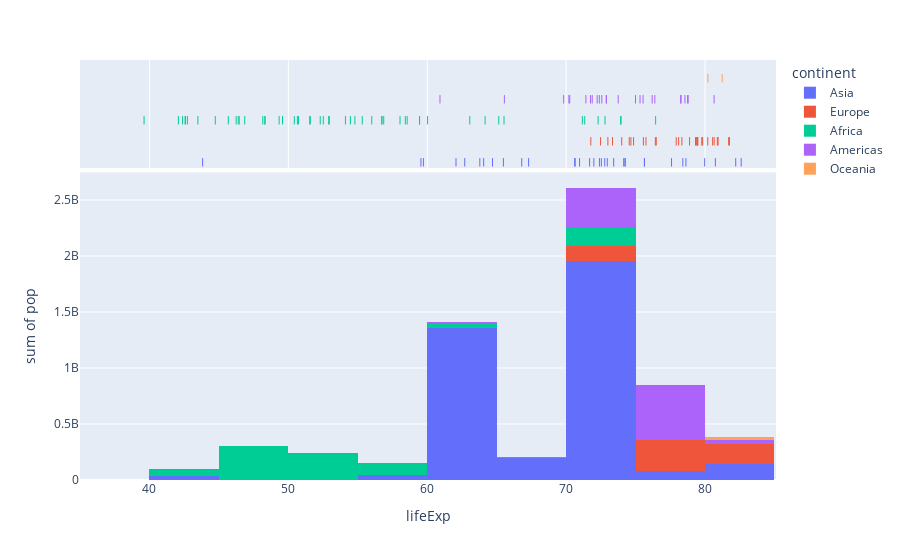

Source (notebook cell):
### Code cell
px.histogram(df, x="lifeExp", 
             y="pop",
             hover_name="country",
             color= "continent",
             marginal="rug"
            )

### Figure 1 — Plotly figure (JSON) as saved in the notebook; plotly's stock layout.template omitted (floating-point values rounded to 4 significant figures)
{"data": [{"bingroup": "x", "histfunc": "sum", "hovertemplate": "continent=Asia<br>lifeExp=%{x}<br>sum of pop=%{y}<extra></extra>", "legendgroup": "Asia", "marker": {"color": "#636efa", "pattern": {"shape": ""}}, "name": "Asia", "orientation": "v", "showlegend": true, "type": "histogram", "x": [43.83, 75.64, 64.06, 59.72, 72.96, 82.21, 64.7, 70.65, 70.96, 59.55, 80.75, 82.6, 72.53, 67.3, 78.62, 77.59, 71.99, 74.24, 66.8, 62.07, 63.78, 75.64, 65.48, 71.69, 72.78, 79.97, 72.4, 74.14, 78.4, 70.62, 74.25, 73.42, 62.7], "xaxis": "x", "y": [31889923, 708573, 150448339, 14131858, 1318683096, 6980412, 1110396331, 223547000, 69453570, 27499638, 6426679, 127467972, 6053193, 23301725, 49044790, 2505559, 3921278, 24821286, 2874127, 47761980, 28901790, 3204897, 169270617, 91077287, 27601038, 4553009, 20378239, 19314747, 23174294, 65068149, 85262356, 4018332, 22211743], "yaxis": "y"}, {"boxpoints": "all", "fillcolor": "rgba(255,255,255,0)", "hoveron": "points", "hovertemplate": "<b>%{hovertext}</b><br><br>continent=Asia<br>lifeExp=%{x}<extra></extra>", "hovertext": ["Afghanistan", "Bahrain", "Bangladesh", "Cambodia", "China", "Hong Kong, China", "India", "Indonesia", "Iran", "Iraq", "Israel", "Japan", "Jordan", "Korea, Dem. Rep.", "Korea, Rep.", "Kuwait", "Lebanon", "Malaysia", "Mongolia", "Myanmar", "Nepal", "Oman", "Pakistan", "Philippines", "Saudi Arabia", "Singapore", "Sri Lanka", "Syria", "Taiwan", "Thailand", "Vietnam", "West Bank and Gaza", "Yemen, Rep."], "jitter": 0, "legendgroup": "Asia", "line": {"color": "rgba(255,255,255,0)"}, "marker": {"color": "#636efa", "symbol": "line-ns-open"}, "name": "Asia", "showlegend": false, "type": "box", "x": [43.83, 75.64, 64.06, 59.72, 72.96, 82.21, 64.7, 70.65, 70.96, 59.55, 80.75, 82.6, 72.53, 67.3, 78.62, 77.59, 71.99, 74.24, 66.8, 62.07, 63.78, 75.64, 65.48, 71.69, 72.78, 79.97, 72.4, 74.14, 78.4, 70.62, 74.25, 73.42, 62.7], "xaxis": "x2", "yaxis": "y2"}, {"bingroup": "x", "histfunc": "sum", "hovertemplate": "continent=Europe<br>lifeExp=%{x}<br>sum of pop=%{y}<extra></extra>", "legendgroup": "Europe", "marker": {"color": "#EF553B", "pattern": {"shape": ""}}, "name": "Europe", "orientation": "v", "showlegend": true, "type": "histogram", "x": [76.42, 79.83, 79.44, 74.85, 73.0, 75.75, 76.49, 78.33, 79.31, 80.66, 79.41, 79.48, 73.34, 81.76, 78.89, 80.55, 74.54, 79.76, 80.2, 75.56, 78.1, 72.48, 74.0, 74.66, 77.93, 80.94, 80.88, 81.7, 71.78, 79.42], "xaxis": "x", "y": [3600523, 8199783, 10392226, 4552198, 7322858, 4493312, 10228744, 5468120, 5238460, 61083916, 82400996, 10706290, 9956108, 301931, 4109086, 58147733, 684736, 16570613, 4627926, 38518241, 10642836, 22276056, 10150265, 5447502, 2009245, 40448191, 9031088, 7554661, 71158647, 60776238], "yaxis": "y"}, {"boxpoints": "all", "fillcolor": "rgba(255,255,255,0)", "hoveron": "points", "hovertemplate": "<b>%{hovertext}</b><br><br>continent=Europe<br>lifeExp=%{x}<extra></extra>", "hovertext": ["Albania", "Austria", "Belgium", "Bosnia and Herzegovina", "Bulgaria", "Croatia", "Czech Republic", "Denmark", "Finland", "France", "Germany", "Greece", "Hungary", "Iceland", "Ireland", "Italy", "Montenegro", "Netherlands", "Norway", "Poland", "Portugal", "Romania", "Serbia", "Slovak Republic", "Slovenia", "Spain", "Sweden", "Switzerland", "Turkey", "United Kingdom"], "jitter": 0, "legendgroup": "Europe", "line": {"color": "rgba(255,255,255,0)"}, "marker": {"color": "#EF553B", "symbol": "line-ns-open"}, "name": "Europe", "showlegend": false, "type": "box", "x": [76.42, 79.83, 79.44, 74.85, 73.0, 75.75, 76.49, 78.33, 79.31, 80.66, 79.41, 79.48, 73.34, 81.76, 78.89, 80.55, 74.54, 79.76, 80.2, 75.56, 78.1, 72.48, 74.0, 74.66, 77.93, 80.94, 80.88, 81.7, 71.78, 79.42], "xaxis": "x2", "yaxis": "y2"}, {"bingroup": "x", "histfunc": "sum", "hovertemplate": "continent=Africa<br>lifeExp=%{x}<br>sum of pop=%{y}<extra></extra>", "legendgroup": "Africa", "marker": {"color": "#00cc96", "pattern": {"shape": ""}}, "name": "Africa", "orientation": "v", "showlegend": true, "type": "histogram", "x": [72.3, 42.73, 56.73, 50.73, 52.3, 49.58, 50.43, 44.74, 50.65, 65.15, 46.46, 55.32, 48.33, 54.79, 71.34, 51.58, 58.04, 52.95, 56.73, 59.45, 60.02, 56.01, 46.39, 54.11, 42.59, 45.68, 73.95, 59.44, 48.3, 54.47, 64.16, 72.8, 71.16, 42.08, 52.91, 56.87, 46.86, 76.44, 46.24, 65.53, 63.06, 42.57, 48.16, 49.34, 58.56, 39.61, 52.52, 58.42, 73.92, 51.54, 42.38, 43.49], "xaxis": "x", "y": [33333216, 12420476, 8078314, 1639131, 14326203, 8390505, 17696293, 4369038, 10238807, 710960, 64606759, 3800610, 18013409, 496374, 80264543, 551201, 4906585, 76511887, 1454867, 1688359, 22873338, 9947814, 1472041, 35610177, 2012649, 3193942, 6036914, 19167654, 13327079, 12031795, 3270065, 1250882, 33757175, 19951656, 2055080, 12894865, 135031164, 798094, 8860588, 199579, 12267493, 6144562, 9118773, 43997828, 42292929, 1133066, 38139640, 5701579, 10276158, 29170398, 11746035, 12311143], "yaxis": "y"}, {"boxpoints": "all", "fillcolor": "rgba(255,255,255,0)", "hoveron": "points", "hovertemplate": "<b>%{hovertext}</b><br><br>continent=Africa<br>lifeExp=%{x}<extra></extra>", "hovertext": ["Algeria", "Angola", "Benin", "Botswana", "Burkina Faso", "Burundi", "Cameroon", "Central African Republic", "Chad", "Comoros", "Congo, Dem. Rep.", "Congo, Rep.", "Cote d'Ivoire", "Djibouti", "Egypt", "Equatorial Guinea", "Eritrea", "Ethiopia", "Gabon", "Gambia", "Ghana", "Guinea", "Guinea-Bissau", "Kenya", "Lesotho", "Liberia", "Libya", "Madagascar", "Malawi", "Mali", "Mauritania", "Mauritius", "Morocco", "Mozambique", "Namibia", "Niger", "Nigeria", "Reunion", "Rwanda", "Sao Tome and Principe", "Senegal", "Sierra Leone", "Somalia", "South Africa", "Sudan", "Swaziland", "Tanzania", "Togo", "Tunisia", "Uganda", "Zambia", "Zimbabwe"], "jitter": 0, "legendgroup": "Africa", "line": {"color": "rgba(255,255,255,0)"}, "marker": {"color": "#00cc96", "symbol": "line-ns-open"}, "name": "Africa", "showlegend": false, "type": "box", "x": [72.3, 42.73, 56.73, 50.73, 52.3, 49.58, 50.43, 44.74, 50.65, 65.15, 46.46, 55.32, 48.33, 54.79, 71.34, 51.58, 58.04, 52.95, 56.73, 59.45, 60.02, 56.01, 46.39, 54.11, 42.59, 45.68, 73.95, 59.44, 48.3, 54.47, 64.16, 72.8, 71.16, 42.08, 52.91, 56.87, 46.86, 76.44, 46.24, 65.53, 63.06, 42.57, 48.16, 49.34, 58.56, 39.61, 52.52, 58.42, 73.92, 51.54, 42.38, 43.49], "xaxis": "x2", "yaxis": "y2"}, {"bingroup": "x", "histfunc": "sum", "hovertemplate": "continent=Americas<br>lifeExp=%{x}<br>sum of pop=%{y}<extra></extra>", "legendgroup": "Americas", "marker": {"color": "#ab63fa", "pattern": {"shape": ""}}, "name": "Americas", "orientation": "v", "showlegend": true, "type": "histogram", "x": [75.32, 65.55, 72.39, 80.65, 78.55, 72.89, 78.78, 78.27, 72.23, 74.99, 71.88, 70.26, 60.92, 70.2, 72.57, 76.19, 72.9, 75.54, 71.75, 71.42, 78.75, 69.82, 78.24, 76.38, 73.75], "xaxis": "x", "y": [40301927, 9119152, 190010647, 33390141, 16284741, 44227550, 4133884, 11416987, 9319622, 13755680, 6939688, 12572928, 8502814, 7483763, 2780132, 108700891, 5675356, 3242173, 6667147, 28674757, 3942491, 1056608, 301139947, 3447496, 26084662], "yaxis": "y"}, {"boxpoints": "all", "fillcolor": "rgba(255,255,255,0)", "hoveron": "points", "hovertemplate": "<b>%{hovertext}</b><br><br>continent=Americas<br>lifeExp=%{x}<extra></extra>", "hovertext": ["Argentina", "Bolivia", "Brazil", "Canada", "Chile", "Colombia", "Costa Rica", "Cuba", "Dominican Republic", "Ecuador", "El Salvador", "Guatemala", "Haiti", "Honduras", "Jamaica", "Mexico", "Nicaragua", "Panama", "Paraguay", "Peru", "Puerto Rico", "Trinidad and Tobago", "United States", "Uruguay", "Venezuela"], "jitter": 0, "legendgroup": "Americas", "line": {"color": "rgba(255,255,255,0)"}, "marker": {"color": "#ab63fa", "symbol": "line-ns-open"}, "name": "Americas", "showlegend": false, "type": "box", "x": [75.32, 65.55, 72.39, 80.65, 78.55, 72.89, 78.78, 78.27, 72.23, 74.99, 71.88, 70.26, 60.92, 70.2, 72.57, 76.19, 72.9, 75.54, 71.75, 71.42, 78.75, 69.82, 78.24, 76.38, 73.75], "xaxis": "x2", "yaxis": "y2"}, {"bingroup": "x", "histfunc": "sum", "hovertemplate": "continent=Oceania<br>lifeExp=%{x}<br>sum of pop=%{y}<extra></extra>", "legendgroup": "Oceania", "marker": {"color": "#FFA15A", "pattern": {"shape": ""}}, "name": "Oceania", "orientation": "v", "showlegend": true, "type": "histogram", "x": [81.23, 80.2], "xaxis": "x", "y": [20434176, 4115771], "yaxis": "y"}, {"boxpoints": "all", "fillcolor": "rgba(255,255,255,0)", "hoveron": "points", "hovertemplate": "<b>%{hovertext}</b><br><br>continent=Oceania<br>lifeExp=%{x}<extra></extra>", "hovertext": ["Australia", "New Zealand"], "jitter": 0, "legendgroup": "Oceania", "line": {"color": "rgba(255,255,255,0)"}, "marker": {"color": "#FFA15A", "symbol": "line-ns-open"}, "name": "Oceania", "showlegend": false, "type": "box", "x": [81.23, 80.2], "xaxis": "x2", "yaxis": "y2"}], "layout": {"barmode": "relative", "legend": {"title": {"text": "continent"}, "tracegroupgap": 0}, "margin": {"t": 60}, "xaxis": {"anchor": "y", "domain": [0, 1], "title": {"text": "lifeExp"}}, "xaxis2": {"anchor": "y2", "domain": [0, 1], "matches": "x", "showgrid": true, "showticklabels": false}, "yaxis": {"anchor": "x", "domain": [0, 0.7326], "title": {"text": "sum of pop"}}, "yaxis2": {"anchor": "x2", "domain": [0.7426, 1], "matches": "y2", "showgrid": false, "showline": false, "showticklabels": false, "ticks": ""}}}
